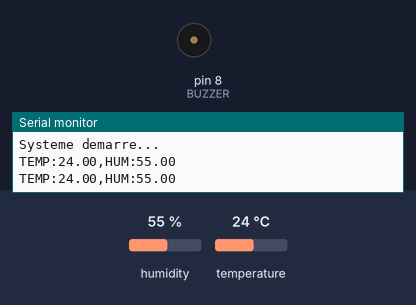
The sketch below on a simulated Arduino Uno, built with avr-gcc and run on an emulated ATmega328P. On the bench: buzzer (waves = sounding, pin HIGH), the last lines printed to the serial monitor. Inputs (shaded band) come from the test bench; at power-on: temperature 24 °C, humidity 55 %.

Above: at 2.2 s.
2.3 s: temperature set to 28 °C
5.0 s: temperature set to 31 °C
At 5.27 s:
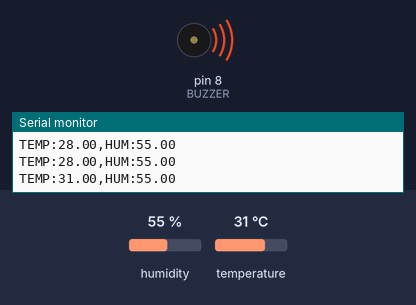
Timing chart, 0 to 14.5 s (numbered marks = the images above; inputs shaded):
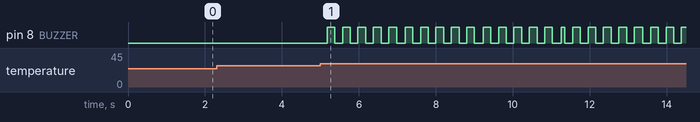

The sketch:

arduino_dht11.ino
```cpp
/*
  ARDUINO DHT11 SENSOR + BUZZER ALARM

  Capteur: DHT11 connecté à la broche 2
  Buzzer: connecté à la broche 8
  Format de sortie: TEMP:25.5,HUM:60.2

  Branchement DHT11:
  - VCC (rouge) -> 5V
  - GND (noir) -> GND
  - DATA (jaune) -> Digital Pin 2
  - Résistance 10kΩ entre VCC et DATA

  Branchement Buzzer:
  - Positif (+) -> Pin 8
  - Négatif (-) -> GND
*/

#include <DHT.h>

#define DHTPIN 2
#define DHTTYPE DHT11
#define BUZZER 8

DHT dht(DHTPIN, DHTTYPE);

// Seuil d'alerte en degrés Celsius
float seuil = 30.0;  // SYNCHRONISÉ AVEC QT (mainwindow.h: temperatureThreshold = 30.0f)

// Variables pour l'envoi des données
unsigned long lastSendTime = 0;
const unsigned long SEND_INTERVAL = 1000; // Envoyer données toutes les 1 seconde

// Variables pour le contrôle du buzzer (non-bloquant)
bool buzzerActive = false;
unsigned long buzzerActivatedTime = 0;  // Quand le buzzer est devenu actif
const unsigned long BUZZER_ON_DURATION = 200;   // Buzzer ON pendant 200ms
const unsigned long BUZZER_OFF_DURATION = 200;  // Buzzer OFF pendant 200ms
const unsigned long BUZZER_CYCLE = BUZZER_ON_DURATION + BUZZER_OFF_DURATION;  // Cycle total 400ms

void setup() {
  // Initialiser la communication série
  Serial.begin(9600);

  // Initialiser le capteur DHT
  dht.begin();

  // Initialiser le buzzer
  pinMode(BUZZER, OUTPUT);
  digitalWrite(BUZZER, LOW);

  // Attendre un peu avant de commencer
  delay(1000);
  Serial.println("Systeme demarre...");
}

void loop() {
  unsigned long now = millis();

  // Envoyer les données à l'intervalle spécifié
  if (now - lastSendTime >= SEND_INTERVAL) {
    lastSendTime = now;

    // Lire l'humidité et la température
    float humidity = dht.readHumidity();
    float temperature = dht.readTemperature(); // Celsius

    // Vérifier si la lecture a échoué
    if (isnan(humidity) || isnan(temperature)) {
      Serial.println("ERROR: Lecture DHT échouée");
      buzzerActive = false;
    } else {
      // Formater et envoyer: TEMP:25.5,HUM:60.2
      Serial.print("TEMP:");
      Serial.print(temperature);
      Serial.print(",HUM:");
      Serial.println(humidity);

      // Activer/désactiver le buzzer selon le seuil
      if (temperature >= seuil) {
        buzzerActive = true;
      } else {
        buzzerActive = false;
      }
    }
  }

  // Contrôler le buzzer de manière non-bloquante
  manageBuzzer(now);

  // Petit délai pour éviter une boucle trop rapide
  delay(100);
}

void manageBuzzer(unsigned long now) {
  if (!buzzerActive) {
    // Buzzer inactif, l'éteindre
    digitalWrite(BUZZER, LOW);
    buzzerActivatedTime = 0;
    return;
  }

  // Enregistrer le temps d'activation du buzzer
  if (buzzerActivatedTime == 0) {
    buzzerActivatedTime = now;
  }

  // Calculer la position dans le cycle (200ms ON + 200ms OFF = 400ms total)
  unsigned long elapsedTime = now - buzzerActivatedTime;
  unsigned long cyclePosition = elapsedTime % BUZZER_CYCLE;

  if (cyclePosition < BUZZER_ON_DURATION) {
    // Première moitié du cycle: le buzzer est ON
    digitalWrite(BUZZER, HIGH);
  } else {
    // Deuxième moitié du cycle: le buzzer est OFF
    digitalWrite(BUZZER, LOW);
  }
}
```

Measured:
- the behaviour switches between 29 and 30 °C on temperature (found by bisection; images 0 and 1)
- after the input at 5.0 s, pin 8 (BUZZER): goes 15 × (HIGH 0.20 s, LOW 0.20 s), HIGH 0.10 s, 7 × (LOW 0.20 s, HIGH 0.20 s), LOW 0.20 s, then HIGH, starting after 0.18 s
